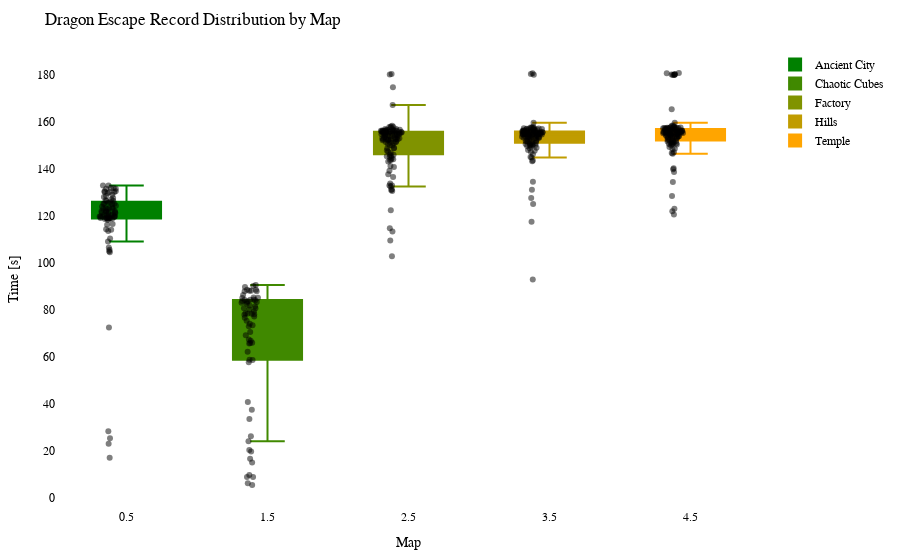

The notebook cell saved with this chart:
### Code cell
import plotly.graph_objects as go
import plotly.io as pio

df = getRecordsDataframe(minigame="Drachenflucht")

# Calculate the offset for centering the data points
num_columns = len(df.columns)
offset = 0.5

# Create a Swarm plot using Plotly
fig = go.Figure()

cmap = LinearSegmentedColormap.from_list("green_orange", ["green", "orange"])
colors = [to_hex(cmap(i / (num_columns - 1))) for i in range(num_columns)]

for i, (column, color) in enumerate(zip(df.columns, colors)):
    x_values = [i + offset] * len(df[column])  # Adjust x-values with offset for horizontal centering
    fig.add_trace(go.Box(x=x_values,
                         y=df[column],
                         name=column,
                         boxpoints='all',
                         pointpos=-0.5,  # Adjust point position to prevent overlapping
                         marker=dict(color='rgba(0,0,0,0.5)', size=6),  # Adjust marker color and size
                         line=dict(color=color),
                         fillcolor=color,
                         hovertext=df_to_html.index,
                         hoverinfo='name+text+y',
                         showlegend=True))

fig.update_layout(title="Dragon Escape Record Distribution by Map",
                  xaxis=dict(title="Map"),
                  yaxis=dict(title="Time [s]"),
                  showlegend=True,
                  font=dict(family="Arial", size=12, color="black"),  # Customize font
                  plot_bgcolor="white",  # Set background color
                  margin=dict(l=50, r=50, t=50, b=50),  # Adjust margins for better layout
                  )

pio.show(fig)

pio.write_html(fig, "out/drache_swarm_plot.html")

### Figure 1 — Plotly figure (JSON) as saved in the notebook; plotly's stock layout.template omitted (floating-point values rounded to 4 significant figures)
{"data": [{"boxpoints": "all", "fillcolor": "#008000", "hoverinfo": "name+text+y", "hovertext": ["20LeRe10", "2wc", "agowskyy", "Allooy", "Anni808", "Axollotel", "bawskey", "BusinessBent", "ByNetherdude", "byTobi", "cediiiiii_10", "Chander24", "Chrisi20101", "CML_Justin", "crocodile1870", "cxl1lo", "DarkCobweb", "deadfiight", "DerBaumIstDerWeg", "Dokkkkko", "Ex4cted", "Falke23_5", "Feinberg", "ffawks", "Fflopse", "ForceFox", "Freeeedom", "frutigall", "GamemasterNiki", "GeneralEnte06", "Gerrygames", "Gobo9", "GrafikKatze", "Grapfen", "Gummibearchen", "H1ghsay", "h4nnes", "Harold_Sensemann", "HeIsJustAPoorBoy", "HerrDante", "Jan2220", "JennieKim", "jimmi1410", "JOW23", "Joy_8oy", "juvona", "KakaMC", "Kanickelul", "Keenaai", "Kokochampi", "Kokochampo", "Kopfradio", "Krusti", "Kyuudo", "La_meleagro", "LeWi_100", "Lingex", "lizsyy", "LordAlexos", "loukrativ", "Lubottus", "Luis_XYZ", "M0orey_0", "marbrueck", "Martomias", "Mincheeen", "miridis41", "MrNulfred", "Mvsk_", "myshq", "Nexilus", "Ninivee", "officialryzon", "Oronor", "PedroZockt", "Picutar", "PixlNight", "PolizeiDreamy", "Radattel", "Radiokopf", "Raefinzs", "ReichesBrot", "revolverz", "Ritokii", "Sackkerl", "SB387", "ScreamingBlatz", "Sebi1801", "Seemops_8", "Sey__", "Shiewk", "SiLoHB", "Snitcherella", "SpeckyCut", "StaudammAusHolz", "TheBreadHD", "TheFabo", "Tomiokey", "twitchparaskiill", "Txlentierter", "T_Niko_T", "Umgfoin", "WachtelWachtel", "WirdNichtGeladen", "Wissender", "xBaumeisterin", "xX_Dima_ggg_Xx6", "xX_Masha_ggg_Xx9", "yzvm", "_n3d", "_Waldi_"], "line": {"color": "#008000"}, "marker": {"color": "rgba(0,0,0,0.5)", "size": 6}, "name": "Ancient City", "pointpos": -0.5, "showlegend": true, "type": "box", "x": [0.5, 0.5, 0.5, 0.5, 0.5, 0.5, 0.5, 0.5, 0.5, 0.5, 0.5, 0.5, 0.5, 0.5, 0.5, 0.5, 0.5, 0.5, 0.5, 0.5, 0.5, 0.5, 0.5, 0.5, 0.5, 0.5, 0.5, 0.5, 0.5, 0.5, 0.5, 0.5, 0.5, 0.5, 0.5, 0.5, 0.5, 0.5, 0.5, 0.5, 0.5, 0.5, 0.5, 0.5, 0.5, 0.5, 0.5, 0.5, 0.5, 0.5, 0.5, 0.5, 0.5, 0.5, 0.5, 0.5, 0.5, 0.5, 0.5, 0.5, 0.5, 0.5, 0.5, 0.5, 0.5, 0.5, 0.5, 0.5, 0.5, 0.5, 0.5, 0.5, 0.5, 0.5, 0.5, 0.5, 0.5, 0.5, 0.5, 0.5, 0.5, 0.5, 0.5, 0.5, 0.5, 0.5, 0.5, 0.5, 0.5, 0.5, 0.5, 0.5, 0.5, 0.5, 0.5, 0.5, 0.5, 0.5, 0.5, 0.5, 0.5, 0.5, 0.5, 0.5, 0.5, 0.5, 0.5, 0.5, 0.5, 0.5, 0.5], "y": [null, 125.2, null, 116.3, 118.9, null, null, 123.2, 119.8, 124.4, 133.0, 23.01, 109.2, 123.4, 127.6, 110.5, 128.1, null, null, null, 129.8, null, 123.9, null, 130.2, 126.7, 121.6, null, 106.5, 123.6, 131.6, 133.0, 120.7, 130.5, null, null, 125.6, 121.8, null, 131.9, 125.1, 114.3, null, 131.6, null, 104.6, 130.5, 122.1, 119.9, 119.6, 118.9, null, 120.7, 118.7, 119.5, 125.3, 119.2, 130.2, 127.0, 72.53, 119.8, 17.04, null, 122.0, 123.0, null, 123.3, null, 122.0, 119.0, 113.6, 118.3, null, 125.3, 131.9, null, 130.2, 119.2, null, 28.34, 105.0, 119.9, 121.2, 121.7, null, 25.32, 122.9, null, null, 128.5, 120.4, 114.1, 105.7, 119.3, 121.5, null, 126.5, 116.6, 121.0, null, 125.8, 119.6, 120.4, 129.0, null, 118.9, 119.1, null, null, 126.4, null]}, {"boxpoints": "all", "fillcolor": "#408900", "hoverinfo": "name+text+y", "hovertext": ["20LeRe10", "2wc", "agowskyy", "Allooy", "Anni808", "Axollotel", "bawskey", "BusinessBent", "ByNetherdude", "byTobi", "cediiiiii_10", "Chander24", "Chrisi20101", "CML_Justin", "crocodile1870", "cxl1lo", "DarkCobweb", "deadfiight", "DerBaumIstDerWeg", "Dokkkkko", "Ex4cted", "Falke23_5", "Feinberg", "ffawks", "Fflopse", "ForceFox", "Freeeedom", "frutigall", "GamemasterNiki", "GeneralEnte06", "Gerrygames", "Gobo9", "GrafikKatze", "Grapfen", "Gummibearchen", "H1ghsay", "h4nnes", "Harold_Sensemann", "HeIsJustAPoorBoy", "HerrDante", "Jan2220", "JennieKim", "jimmi1410", "JOW23", "Joy_8oy", "juvona", "KakaMC", "Kanickelul", "Keenaai", "Kokochampi", "Kokochampo", "Kopfradio", "Krusti", "Kyuudo", "La_meleagro", "LeWi_100", "Lingex", "lizsyy", "LordAlexos", "loukrativ", "Lubottus", "Luis_XYZ", "M0orey_0", "marbrueck", "Martomias", "Mincheeen", "miridis41", "MrNulfred", "Mvsk_", "myshq", "Nexilus", "Ninivee", "officialryzon", "Oronor", "PedroZockt", "Picutar", "PixlNight", "PolizeiDreamy", "Radattel", "Radiokopf", "Raefinzs", "ReichesBrot", "revolverz", "Ritokii", "Sackkerl", "SB387", "ScreamingBlatz", "Sebi1801", "Seemops_8", "Sey__", "Shiewk", "SiLoHB", "Snitcherella", "SpeckyCut", "StaudammAusHolz", "TheBreadHD", "TheFabo", "Tomiokey", "twitchparaskiill", "Txlentierter", "T_Niko_T", "Umgfoin", "WachtelWachtel", "WirdNichtGeladen", "Wissender", "xBaumeisterin", "xX_Dima_ggg_Xx6", "xX_Masha_ggg_Xx9", "yzvm", "_n3d", "_Waldi_"], "line": {"color": "#408900"}, "marker": {"color": "rgba(0,0,0,0.5)", "size": 6}, "name": "Chaotic Cubes", "pointpos": -0.5, "showlegend": true, "type": "box", "x": [1.5, 1.5, 1.5, 1.5, 1.5, 1.5, 1.5, 1.5, 1.5, 1.5, 1.5, 1.5, 1.5, 1.5, 1.5, 1.5, 1.5, 1.5, 1.5, 1.5, 1.5, 1.5, 1.5, 1.5, 1.5, 1.5, 1.5, 1.5, 1.5, 1.5, 1.5, 1.5, 1.5, 1.5, 1.5, 1.5, 1.5, 1.5, 1.5, 1.5, 1.5, 1.5, 1.5, 1.5, 1.5, 1.5, 1.5, 1.5, 1.5, 1.5, 1.5, 1.5, 1.5, 1.5, 1.5, 1.5, 1.5, 1.5, 1.5, 1.5, 1.5, 1.5, 1.5, 1.5, 1.5, 1.5, 1.5, 1.5, 1.5, 1.5, 1.5, 1.5, 1.5, 1.5, 1.5, 1.5, 1.5, 1.5, 1.5, 1.5, 1.5, 1.5, 1.5, 1.5, 1.5, 1.5, 1.5, 1.5, 1.5, 1.5, 1.5, 1.5, 1.5, 1.5, 1.5, 1.5, 1.5, 1.5, 1.5, 1.5, 1.5, 1.5, 1.5, 1.5, 1.5, 1.5, 1.5, 1.5, 1.5, 1.5, 1.5], "y": [null, 88.59, null, 79.3, null, null, null, 80.69, 77.18, 78.46, null, 78.34, 65.68, null, 65.96, 24.07, 88.2, null, null, null, 89.75, 85.05, null, null, 80.18, 9.703, null, 37.45, 19.67, 74.07, 83.8, 84.36, null, 87.91, 73.5, null, 84.45, 81.52, 83.36, 90.12, 82.61, null, null, 84.2, 5.38, 57.74, 86.31, 15.01, 67.43, 16.62, null, null, 85.16, null, 78.53, 87.89, null, 77.91, null, 8.862, 26.21, null, null, 78.1, null, null, 85.24, null, null, null, 80.65, 58.76, null, null, 90.6, null, 83.02, 65.86, null, 20.31, 40.81, 73.05, null, 83.72, null, 33.54, 70.54, null, 83.36, null, 66.9, 8.803, 69.19, 84.15, null, null, 88.58, null, 81.9, null, 88.16, null, 62.16, null, 58.7, 75.34, null, null, null, 6.115, 76.69]}, {"boxpoints": "all", "fillcolor": "#809300", "hoverinfo": "name+text+y", "hovertext": ["20LeRe10", "2wc", "agowskyy", "Allooy", "Anni808", "Axollotel", "bawskey", "BusinessBent", "ByNetherdude", "byTobi", "cediiiiii_10", "Chander24", "Chrisi20101", "CML_Justin", "crocodile1870", "cxl1lo", "DarkCobweb", "deadfiight", "DerBaumIstDerWeg", "Dokkkkko", "Ex4cted", "Falke23_5", "Feinberg", "ffawks", "Fflopse", "ForceFox", "Freeeedom", "frutigall", "GamemasterNiki", "GeneralEnte06", "Gerrygames", "Gobo9", "GrafikKatze", "Grapfen", "Gummibearchen", "H1ghsay", "h4nnes", "Harold_Sensemann", "HeIsJustAPoorBoy", "HerrDante", "Jan2220", "JennieKim", "jimmi1410", "JOW23", "Joy_8oy", "juvona", "KakaMC", "Kanickelul", "Keenaai", "Kokochampi", "Kokochampo", "Kopfradio", "Krusti", "Kyuudo", "La_meleagro", "LeWi_100", "Lingex", "lizsyy", "LordAlexos", "loukrativ", "Lubottus", "Luis_XYZ", "M0orey_0", "marbrueck", "Martomias", "Mincheeen", "miridis41", "MrNulfred", "Mvsk_", "myshq", "Nexilus", "Ninivee", "officialryzon", "Oronor", "PedroZockt", "Picutar", "PixlNight", "PolizeiDreamy", "Radattel", "Radiokopf", "Raefinzs", "ReichesBrot", "revolverz", "Ritokii", "Sackkerl", "SB387", "ScreamingBlatz", "Sebi1801", "Seemops_8", "Sey__", "Shiewk", "SiLoHB", "Snitcherella", "SpeckyCut", "StaudammAusHolz", "TheBreadHD", "TheFabo", "Tomiokey", "twitchparaskiill", "Txlentierter", "T_Niko_T", "Umgfoin", "WachtelWachtel", "WirdNichtGeladen", "Wissender", "xBaumeisterin", "xX_Dima_ggg_Xx6", "xX_Masha_ggg_Xx9", "yzvm", "_n3d", "_Waldi_"], "line": {"color": "#809300"}, "marker": {"color": "rgba(0,0,0,0.5)", "size": 6}, "name": "Factory", "pointpos": -0.5, "showlegend": true, "type": "box", "x": [2.5, 2.5, 2.5, 2.5, 2.5, 2.5, 2.5, 2.5, 2.5, 2.5, 2.5, 2.5, 2.5, 2.5, 2.5, 2.5, 2.5, 2.5, 2.5, 2.5, 2.5, 2.5, 2.5, 2.5, 2.5, 2.5, 2.5, 2.5, 2.5, 2.5, 2.5, 2.5, 2.5, 2.5, 2.5, 2.5, 2.5, 2.5, 2.5, 2.5, 2.5, 2.5, 2.5, 2.5, 2.5, 2.5, 2.5, 2.5, 2.5, 2.5, 2.5, 2.5, 2.5, 2.5, 2.5, 2.5, 2.5, 2.5, 2.5, 2.5, 2.5, 2.5, 2.5, 2.5, 2.5, 2.5, 2.5, 2.5, 2.5, 2.5, 2.5, 2.5, 2.5, 2.5, 2.5, 2.5, 2.5, 2.5, 2.5, 2.5, 2.5, 2.5, 2.5, 2.5, 2.5, 2.5, 2.5, 2.5, 2.5, 2.5, 2.5, 2.5, 2.5, 2.5, 2.5, 2.5, 2.5, 2.5, 2.5, 2.5, 2.5, 2.5, 2.5, 2.5, 2.5, 2.5, 2.5, 2.5, 2.5, 2.5, 2.5], "y": [null, 131.3, 150.1, 151.0, 155.1, 147.4, 156.0, 144.0, 136.6, 152.2, 180.3, 151.7, 154.1, 144.1, 154.8, 167.2, 155.9, 156.4, 152.9, 156.4, 156.5, 155.2, null, 155.6, 157.9, 133.0, 156.5, 152.8, 152.4, 157.1, 114.8, 156.0, 140.9, 155.6, 157.9, 180.5, 156.7, 151.4, 154.2, 153.1, 154.4, 145.5, 153.7, 148.8, 158.1, 145.1, 153.1, null, 133.8, 146.1, 145.5, 152.2, 156.4, 154.5, 141.3, 154.7, 151.5, 156.4, 157.1, 146.1, 156.4, 143.2, 156.7, 152.6, 155.8, 152.9, 102.8, 158.5, 131.0, 174.8, 154.5, 152.3, 113.4, 146.8, 157.7, 155.0, 152.7, 109.5, 152.9, 155.4, 139.2, 143.7, 132.6, 150.0, 155.1, 155.8, 154.7, null, 155.8, 155.9, 155.9, 144.7, 130.6, 147.9, 137.7, 156.9, 122.5, 153.7, 149.0, 148.9, 133.0, 156.3, 156.3, 150.8, 156.2, 154.9, 153.6, 153.9, 155.9, 152.6, 151.1]}, {"boxpoints": "all", "fillcolor": "#c09c00", "hoverinfo": "name+text+y", "hovertext": ["20LeRe10", "2wc", "agowskyy", "Allooy", "Anni808", "Axollotel", "bawskey", "BusinessBent", "ByNetherdude", "byTobi", "cediiiiii_10", "Chander24", "Chrisi20101", "CML_Justin", "crocodile1870", "cxl1lo", "DarkCobweb", "deadfiight", "DerBaumIstDerWeg", "Dokkkkko", "Ex4cted", "Falke23_5", "Feinberg", "ffawks", "Fflopse", "ForceFox", "Freeeedom", "frutigall", "GamemasterNiki", "GeneralEnte06", "Gerrygames", "Gobo9", "GrafikKatze", "Grapfen", "Gummibearchen", "H1ghsay", "h4nnes", "Harold_Sensemann", "HeIsJustAPoorBoy", "HerrDante", "Jan2220", "JennieKim", "jimmi1410", "JOW23", "Joy_8oy", "juvona", "KakaMC", "Kanickelul", "Keenaai", "Kokochampi", "Kokochampo", "Kopfradio", "Krusti", "Kyuudo", "La_meleagro", "LeWi_100", "Lingex", "lizsyy", "LordAlexos", "loukrativ", "Lubottus", "Luis_XYZ", "M0orey_0", "marbrueck", "Martomias", "Mincheeen", "miridis41", "MrNulfred", "Mvsk_", "myshq", "Nexilus", "Ninivee", "officialryzon", "Oronor", "PedroZockt", "Picutar", "PixlNight", "PolizeiDreamy", "Radattel", "Radiokopf", "Raefinzs", "ReichesBrot", "revolverz", "Ritokii", "Sackkerl", "SB387", "ScreamingBlatz", "Sebi1801", "Seemops_8", "Sey__", "Shiewk", "SiLoHB", "Snitcherella", "SpeckyCut", "StaudammAusHolz", "TheBreadHD", "TheFabo", "Tomiokey", "twitchparaskiill", "Txlentierter", "T_Niko_T", "Umgfoin", "WachtelWachtel", "WirdNichtGeladen", "Wissender", "xBaumeisterin", "xX_Dima_ggg_Xx6", "xX_Masha_ggg_Xx9", "yzvm", "_n3d", "_Waldi_"], "line": {"color": "#c09c00"}, "marker": {"color": "rgba(0,0,0,0.5)", "size": 6}, "name": "Hills", "pointpos": -0.5, "showlegend": true, "type": "box", "x": [3.5, 3.5, 3.5, 3.5, 3.5, 3.5, 3.5, 3.5, 3.5, 3.5, 3.5, 3.5, 3.5, 3.5, 3.5, 3.5, 3.5, 3.5, 3.5, 3.5, 3.5, 3.5, 3.5, 3.5, 3.5, 3.5, 3.5, 3.5, 3.5, 3.5, 3.5, 3.5, 3.5, 3.5, 3.5, 3.5, 3.5, 3.5, 3.5, 3.5, 3.5, 3.5, 3.5, 3.5, 3.5, 3.5, 3.5, 3.5, 3.5, 3.5, 3.5, 3.5, 3.5, 3.5, 3.5, 3.5, 3.5, 3.5, 3.5, 3.5, 3.5, 3.5, 3.5, 3.5, 3.5, 3.5, 3.5, 3.5, 3.5, 3.5, 3.5, 3.5, 3.5, 3.5, 3.5, 3.5, 3.5, 3.5, 3.5, 3.5, 3.5, 3.5, 3.5, 3.5, 3.5, 3.5, 3.5, 3.5, 3.5, 3.5, 3.5, 3.5, 3.5, 3.5, 3.5, 3.5, 3.5, 3.5, 3.5, 3.5, 3.5, 3.5, 3.5, 3.5, 3.5, 3.5, 3.5, 3.5, 3.5, 3.5, 3.5], "y": [null, 144.9, 155.7, 152.9, 155.2, 155.3, 152, 153.3, 151.4, 151.9, 156.3, 151.2, 153.8, 151.8, 154.0, 154.9, 145.1, 151.6, 154.8, 157.7, 180.1, 155.8, null, 155.8, 157.1, 149.1, 156.8, 153.6, 153.3, 154.9, 131.2, 157.5, 143.6, 156.9, 156.1, 154.7, 154.5, 150.8, 155.8, 157.0, 154.9, 154.9, 153.8, 155.6, 153.7, 143.3, 154.7, 92.91, 150.1, 150.2, 149.8, 154.3, 150.7, 155.7, 134.6, 157.3, 154.9, 156.9, 153.6, 150.1, 157.6, 156.3, 155.7, 151.0, 156.2, 155.3, 117.5, 180.5, 157.2, 155.5, 152.8, 153.7, 156.0, 155.2, 180.7, 156.6, 159.7, 153.3, 150.4, 153.9, 155.7, 147.3, null, 125.1, 156.2, 147.8, 153.3, null, 155.5, 157.4, 152.5, 146.3, 156.5, 127.7, 148.1, 150.5, 148.8, 155.5, 152.8, 149.6, 153.4, 157.5, 156.1, 155.3, 155.7, 157.3, 154.6, 155.6, 154.7, 157.9, 155.1]}, {"boxpoints": "all", "fillcolor": "#ffa500", "hoverinfo": "name+text+y", "hovertext": ["20LeRe10", "2wc", "agowskyy", "Allooy", "Anni808", "Axollotel", "bawskey", "BusinessBent", "ByNetherdude", "byTobi", "cediiiiii_10", "Chander24", "Chrisi20101", "CML_Justin", "crocodile1870", "cxl1lo", "DarkCobweb", "deadfiight", "DerBaumIstDerWeg", "Dokkkkko", "Ex4cted", "Falke23_5", "Feinberg", "ffawks", "Fflopse", "ForceFox", "Freeeedom", "frutigall", "GamemasterNiki", "GeneralEnte06", "Gerrygames", "Gobo9", "GrafikKatze", "Grapfen", "Gummibearchen", "H1ghsay", "h4nnes", "Harold_Sensemann", "HeIsJustAPoorBoy", "HerrDante", "Jan2220", "JennieKim", "jimmi1410", "JOW23", "Joy_8oy", "juvona", "KakaMC", "Kanickelul", "Keenaai", "Kokochampi", "Kokochampo", "Kopfradio", "Krusti", "Kyuudo", "La_meleagro", "LeWi_100", "Lingex", "lizsyy", "LordAlexos", "loukrativ", "Lubottus", "Luis_XYZ", "M0orey_0", "marbrueck", "Martomias", "Mincheeen", "miridis41", "MrNulfred", "Mvsk_", "myshq", "Nexilus", "Ninivee", "officialryzon", "Oronor", "PedroZockt", "Picutar", "PixlNight", "PolizeiDreamy", "Radattel", "Radiokopf", "Raefinzs", "ReichesBrot", "revolverz", "Ritokii", "Sackkerl", "SB387", "ScreamingBlatz", "Sebi1801", "Seemops_8", "Sey__", "Shiewk", "SiLoHB", "Snitcherella", "SpeckyCut", "StaudammAusHolz", "TheBreadHD", "TheFabo", "Tomiokey", "twitchparaskiill", "Txlentierter", "T_Niko_T", "Umgfoin", "WachtelWachtel", "WirdNichtGeladen", "Wissender", "xBaumeisterin", "xX_Dima_ggg_Xx6", "xX_Masha_ggg_Xx9", "yzvm", "_n3d", "_Waldi_"], "line": {"color": "#ffa500"}, "marker": {"color": "rgba(0,0,0,0.5)", "size": 6}, "name": "Temple", "pointpos": -0.5, "showlegend": true, "type": "box", "x": [4.5, 4.5, 4.5, 4.5, 4.5, 4.5, 4.5, 4.5, 4.5, 4.5, 4.5, 4.5, 4.5, 4.5, 4.5, 4.5, 4.5, 4.5, 4.5, 4.5, 4.5, 4.5, 4.5, 4.5, 4.5, 4.5, 4.5, 4.5, 4.5, 4.5, 4.5, 4.5, 4.5, 4.5, 4.5, 4.5, 4.5, 4.5, 4.5, 4.5, 4.5, 4.5, 4.5, 4.5, 4.5, 4.5, 4.5, 4.5, 4.5, 4.5, 4.5, 4.5, 4.5, 4.5, 4.5, 4.5, 4.5, 4.5, 4.5, 4.5, 4.5, 4.5, 4.5, 4.5, 4.5, 4.5, 4.5, 4.5, 4.5, 4.5, 4.5, 4.5, 4.5, 4.5, 4.5, 4.5, 4.5, 4.5, 4.5, 4.5, 4.5, 4.5, 4.5, 4.5, 4.5, 4.5, 4.5, 4.5, 4.5, 4.5, 4.5, 4.5, 4.5, 4.5, 4.5, 4.5, 4.5, 4.5, 4.5, 4.5, 4.5, 4.5, 4.5, 4.5, 4.5, 4.5, 4.5, 4.5, 4.5, 4.5, 4.5], "y": [null, 150.8, 155.5, 157.4, 157.1, 153.3, 156.8, 148.5, 147.1, 157.5, 158.0, 155.9, 180.5, 157.7, 180.1, 156.0, 155.7, 155.7, 155.2, 154.6, 157.5, 155.7, 120.6, 155.9, 180.9, 151.2, 180.1, 159.8, 154.5, 180.2, 149.4, 158.0, 153.7, 155.6, 157.0, 157.7, 152.5, 155.7, 151.3, 155.9, 155.7, 155.6, 155.8, 165.4, 156.5, 138.7, 155.6, 128.5, 140.4, 150.5, 156.9, 155.0, 151.7, 156.3, 139.9, 155.5, 155.3, 180.1, 152.2, 151.0, 180.7, 153.7, 158.6, 153.1, 155.1, 156.7, 152.3, 154.0, 152.0, 157.6, 153.6, 153.9, 123.1, 150.1, 157.8, 157.4, 156.2, 154.6, 148.6, 155.3, 153.7, 146.5, 150.4, 150.8, 156.5, 153.1, 157.5, null, 156.3, 157.2, 154.4, 155.1, 151.8, 122.0, 154.0, 156.1, 150.6, 154.6, 155.7, 134.5, 146.8, 158.5, 157.3, 155.1, 154.0, 157.4, 153.5, 151.7, 156.4, 156.8, 180.2]}], "layout": {"font": {"color": "black", "family": "Arial", "size": 12}, "margin": {"b": 50, "l": 50, "r": 50, "t": 50}, "plot_bgcolor": "white", "showlegend": true, "title": {"text": "Dragon Escape Record Distribution by Map"}, "xaxis": {"title": {"text": "Map"}}, "yaxis": {"title": {"text": "Time [s]"}}}}
